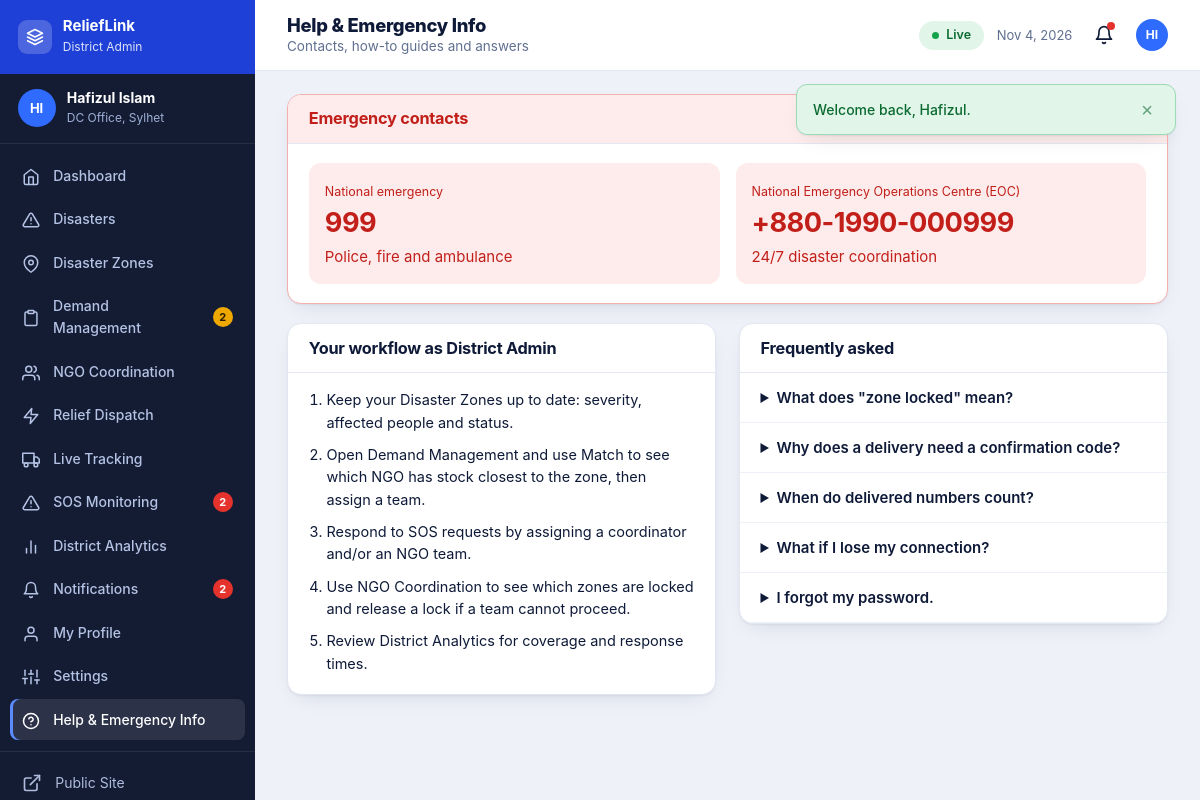
Screenshot of /dashboard/help.php (signed in) with the database file from the repository.
### tables this page shows
CREATE TABLE users (
  id INT AUTO_INCREMENT PRIMARY KEY, first_name VARCHAR(60) NOT NULL, last_name VARCHAR(60) NOT NULL,
  email VARCHAR(150) NOT NULL UNIQUE, phone VARCHAR(15) NOT NULL UNIQUE, password_hash VARCHAR(255) NOT NULL,
  role ENUM('super_admin','district_admin','ngo','coordinator','audit') NOT NULL,
  district_id INT NULL, zone_id INT NULL, organization VARCHAR(150) NULL,
  status ENUM('pending','active','suspended') NOT NULL DEFAULT 'pending',
  settings TEXT NULL, last_login DATETIME NULL, created_at DATETIME NOT NULL DEFAULT CURRENT_TIMESTAMP,
  FOREIGN KEY (district_id) REFERENCES districts(id) ON DELETE SET NULL, INDEX (role, status)
);

### includes/bootstrap.php (called while the page is built, shortened)
<?php
function base_path(): string {
    static $b = null;
    if ($b !== null) return $b;
    $root = str_replace('\\', '/', (string)realpath(__DIR__ . '/..'));
    $doc  = str_replace('\\', '/', (string)realpath($_SERVER['DOCUMENT_ROOT'] ?? ''));
    if ($doc !== '' && strpos($root, $doc) === 0) return $b = rtrim(substr($root, strlen($doc)), '/');
    $dir = str_replace('\\', '/', dirname($_SERVER['SCRIPT_NAME'] ?? ''));
    $dir = preg_replace('#/(dashboard|api)$#', '', $dir);
    return $b = rtrim($dir === '/' ? '' : $dir, '/');
}
function url(string $path = ''): string { return base_path() . '/' . ltrim($path, '/'); }
function e($v): string { return htmlspecialchars((string)$v, ENT_QUOTES | ENT_SUBSTITUTE, 'UTF-8'); }
function db(): PDO {
    static $pdo = null;
    if ($pdo) return $pdo;
    try {
        $pdo = new PDO('mysql:host=' . DB_HOST . ';dbname=' . DB_NAME . ';charset=utf8mb4', DB_USER, DB_PASS, [
            PDO::ATTR_ERRMODE => PDO::ERRMODE_EXCEPTION,
            PDO::ATTR_DEFAULT_FETCH_MODE => PDO::FETCH_ASSOC,
            PDO::ATTR_EMULATE_PREPARES => false,
        ]);
        $pdo->exec("SET time_zone = '+06:00'");
    } catch (PDOException $ex) {
        http_response_code(500);
        exit('<h1>Database connection failed</h1><p>Import <code>database/schema.sql</code> and check <code>config/config.php</code>.</p>');
    }
    return $pdo;
}
function q(string $sql, array $p = []): PDOStatement {
    $st = db()->prepare($sql);
    foreach (array_values($p) as $i => $v) {
        $st->bindValue($i + 1, $v, $v === null ? PDO::PARAM_NULL : (is_int($v) ? PDO::PARAM_INT : PDO::PARAM_STR));
    }
    $st->execute();
    return $st;
}
function row(string $sql, array $p = []): ?array { $r = q($sql, $p)->fetch(); return $r ?: null; }
function val(string $sql, array $p = []) { $r = q($sql, $p)->fetch(PDO::FETCH_NUM); return $r ? $r[0] : null; }
function csrf_token(): string {
    return $_SESSION['csrf'];
}
function user(): ?array {
    static $u = false;
    if ($u !== false) return $u;
    $u = null;
    if (!empty($_SESSION['uid'])) {
        $u = row('SELECT u.*, d.name AS district_name FROM users u LEFT JOIN districts d ON d.id=u.district_id WHERE u.id=?', [(int)$_SESSION['uid']]);
    }
    return $u;
}
function require_role(array $roles): array {
    $u = user();
    return $u;
}
function user_settings(?string $json): array {
    $d = ['alert_sos' => 1, 'alert_mission' => 1, 'alert_demand' => 1, 'alert_system' => 1, 'email' => 1, 'sms' => 1, 'offline' => 1, 'autosync' => 1, 'datasaver' => 0];
    $j = $json ? json_decode($json, true) : null;
    return is_array($j) ? array_merge($d, array_map('intval', $j)) : $d;
}

### dashboard/help.php (the view)
<?php
require __DIR__ . '/../includes/bootstrap.php';
require __DIR__ . '/../includes/layout.php';
$u = require_role(['super_admin', 'district_admin', 'ngo', 'coordinator', 'audit']);
$role = $u['role'];
$steps = [
 'super_admin' => ['Declare a disaster under Disaster Management and add its zones.', 'Approve new accounts and assign roles, districts and zones under User & Role Management.', 'Watch Demand Monitoring for critical demands that have no team yet and use Match to assign one.', 'Use Relief Monitoring and Live Tracking to follow every mission end to end.', 'Confirm donations once the transaction ID matches your records.'],
 'district_admin' => ['Keep your Disaster Zones up to date: severity, affected people and status.', 'Open Demand Management and use Match to see which NGO has stock closest to the zone, then assign a team.', 'Respond to SOS requests by assigning a coordinator and/or an NGO team.', 'Use NGO Coordination to see which zones are locked and release a lock if a team cannot proceed.', 'Review District Analytics for coverage and response times.'],
 'ngo' => ['Keep Inventory current. Matching uses your stock and warehouse district.', 'Open Available Demands, check the match and Accept Mission. This locks the zone for that item.', 'Use Dispatch Relief to assign a vehicle, driver and team, then add checkpoints under Live Tracking.', 'When goods arrive, get the 6-digit code from the Spot Coordinator.', 'Submit delivery evidence under Delivery Confirmation: code, quantity, 3+ photos and GPS.'],
 'coordinator' => ['Submit demands for your zone under Submit Demand. Use urgency honestly so critical needs are matched first.', 'Send an Emergency SOS alert for life-threatening situations (and call 999).', 'When relief arrives, give the NGO team your mission code, then confirm the families actually served.', 'No signal? Keep working. Records are saved on your phone and sync later under Offline & Sync.'],
 'audit' => ['Open Pending Verification. Critical missions come first.', 'Review the photos, GPS distance, timestamp and the coordinator confirmation.', 'Complete every required check before you verify. Reject with a clear reason if anything does not match.', 'Verified deliveries update mission totals, public figures and NGO stock.', 'Use Audit Report for summaries and CSV exports.'],
][$role];
$faq = [['What does "zone locked" mean?', 'When a team accepts a demand, the zone is locked for that item type to that team. No other team can accept the same item for that zone, which prevents duplicate deliveries. The lock is released when the mission completes or is cancelled.'],
 ['Why does a delivery need a confirmation code?', 'The Spot Coordinator on the ground gives the NGO team a mission-specific code only when the goods arrive. It proves a local person saw the delivery.'],
 ['When do delivered numbers count?', 'Only after the Audit Wing verifies the evidence. Until then the delivery shows as pending and public totals do not change.'],
 ['What if I lose my connection?', 'Coordinators can keep submitting demands, SOS alerts and confirmations. They are saved on the device and sent automatically when the connection returns. Photo evidence needs a connection.'],
 ['I forgot my password.', 'Use "Forgot password?" on the sign-in page, or change it from My Profile while signed in.']];
dash_head('Help & Emergency Info', 'help', 'Contacts, how-to guides and answers');
?>
<section class="panel" style="border-color:#F4B0AD"><header style="background:var(--red-l);color:var(--red-d)"><h2>Emergency contacts</h2></header><div class="emerg"><div><small>National emergency</small><b>999</b>Police, fire and ambulance</div><div><small>National Emergency Operations Centre (EOC)</small><b><?= e(EOC_PHONE) ?></b>24/7 disaster coordination</div></div></section>
<div class="cols c11"><section class="panel"><header><h2>Your workflow as <?= e(ROLES[$role][0]) ?></h2></header><ol style="margin:0;padding:1rem 1.3rem 1.2rem 2.4rem;display:grid;gap:.6rem;font-size:14.5px"><?php foreach ($steps as $s) echo '<li>' . e($s) . '</li>'; ?></ol></section>
<section class="panel faq"><header><h2>Frequently asked</h2></header><?php foreach ($faq as [$qq, $aa]) echo '<details><summary>' . e($qq) . '</summary><p>' . e($aa) . '</p></details>'; ?></section></div>
<?php dash_foot();

### includes/layout.php (shortened to what this page needs)
<?php
function head(string $title, string $bodyClass = ''): void {
    $u = user(); $st = $u ? user_settings($u['settings'] ?? null) : [];
    echo '<!doctype html><html lang="en"><head><meta charset="utf-8"><meta name="viewport" content="width=1280">'
       . '<title>' . e($title) . ' · ' . e(APP_NAME) . '</title>'
       . '<link rel="icon">'
       . '<link rel="stylesheet" href="' . e(url('assets/css/style.css')) . '"></head>'
       . '<body class="' . e($bodyClass) . ($st && !empty($st['datasaver']) ? ' data-saver' : '') . '" data-base="' . e(base_path()) . '" data-csrf="' . e(csrf_token()) . '"'
       . ($u ? ' data-offline="' . (int)$st['offline'] . '" data-autosync="' . (int)$st['autosync'] . '" data-datasaver="' . (int)$st['datasaver'] . '" data-uid="' . (int)$u['id'] . '"' : '') . '>';
    if (!empty($_SESSION['flash'])) {
        echo '<div class="flash-wrap" role="status">';
        foreach ($_SESSION['flash'] as [$t, $m]) echo '<div class="flash ' . e($t) . '"><span>' . e($m) . '</span><button type="button" aria-label="Dismiss" data-dismiss>×</button></div>';
        echo '</div>';
    }
}
function icon(string $n): string {
    return '<svg viewBox="0 0 24 24" aria-hidden="true">' . ($p[$n] ?? $p['grid']) . '</svg>';
}
function dash_nav(string $role): array {
    $common = [['notifications', 'Notifications', 'bell'], ['profile', 'My Profile', 'user'], ['settings', 'Settings', 'sliders'], ['help', 'Help & Emergency Info', 'help']];
    $own = match ($role) {
        'super_admin' => [['index', 'Dashboard', 'home'], ['disasters', 'Disaster Management', 'alert'], ['zones', 'Disaster Zones', 'pin'], ['districts', 'District Management', 'grid'], ['ngos', 'NGO / Volunteer Mgmt', 'users'], ['users', 'User & Role Management', 'user'],
            ['demands', 'Demand Monitoring', 'clipboard'], ['missions', 'Relief Monitoring', 'zap'], ['tracking', 'Live Tracking', 'truck'], ['deliveries', 'Deliveries', 'check'], ['sos', 'SOS Queue', 'alert'], ['inventory', 'Inventory', 'box'], ['donations', 'Donations', 'dollar'], ['audit', 'Audit log', 'shield']],
        'district_admin' => [['index', 'Dashboard', 'home'], ['disasters', 'Disasters', 'alert'], ['zones', 'Disaster Zones', 'pin'], ['demands', 'Demand Management', 'clipboard'], ['ngos', 'NGO Coordination', 'users'], ['missions', 'Relief Dispatch', 'zap'], ['tracking', 'Live Tracking', 'truck'], ['sos', 'SOS Monitoring', 'alert'], ['analytics', 'District Analytics', 'chart']],
        'ngo' => [['index', 'Dashboard', 'home'], ['inventory', 'Inventory Management', 'box'], ['available', 'Available Demands', 'clipboard'], ['missions', 'My Missions', 'zap'], ['dispatch', 'Dispatch Relief', 'alert'], ['tracking', 'Live Tracking', 'pin'], ['team', 'Team Management', 'users'], ['vehicles', 'Vehicle Management', 'truck'], ['confirm', 'Delivery Confirmation', 'check']],
        'coordinator' => [['index', 'Dashboard', 'home'], ['demand-new', 'Submit Demand', 'plus'], ['demands', 'Demand History', 'clipboard'], ['missions', 'Active Missions', 'zap'], ['sos', 'Emergency SOS', 'alert'], ['confirm', 'Delivery Confirmation', 'check'], ['sync', 'Offline & Sync', 'sync']],
        default => [['index', 'Audit Dashboard', 'home'], ['deliveries', 'Pending Verification', 'clipboard'], ['history', 'Audit History', 'clock'], ['report', 'Audit Report', 'file'], ['donations', 'Donations', 'dollar'], ['audit', 'Audit log', 'shield']],
    };
    return array_merge($own, $common);
}
function district_scope(array $u, string $col): array {
    return in_array($u['role'], ['district_admin', 'coordinator'], true) && $u['district_id'] ? [" AND $col = ?", [(int)$u['district_id']]] : ['', []];
}
function dash_counts(array $u): array {
    $c = []; $r = $u['role'];
    [$dsd, $dpd] = district_scope($u, 'district_id');
    if (in_array($r, ['super_admin', 'district_admin'], true)) $c['demands'] = [(int)val("SELECT COUNT(*) FROM demands WHERE status='pending'$dsd", $dpd), 'amber'];
    if (in_array($r, ['super_admin', 'district_admin'], true)) $c['sos'] = (int)val("SELECT COUNT(*) FROM sos_requests WHERE status='new'$dsd", $dpd);
    $c['notifications'] = (int)val('SELECT COUNT(*) FROM notifications WHERE user_id=? AND is_read=0', [(int)$u['id']]);
    return $c;
}
function dash_head(string $title, string $active, string $sub = ''): void {
    $u = user();
    head($title, 'dash-page role-' . ($u['role'] ?? ''));
    $counts = dash_counts($u);
    $ini = mb_substr($u['first_name'], 0, 1) . mb_substr($u['last_name'], 0, 1);
    echo '<div class="dash"><aside class="side"><div class="side-head"><span class="mark">' . icon('layers') . '</span><div><b>ReliefLink</b><small>' . e(ROLES[$u['role']][0]) . '</small></div></div>'
       . '<div class="who"><span class="av">' . e($ini) . '</span><div><b>' . e($u['first_name'] . ' ' . $u['last_name']) . '</b><small>' . e($u['organization'] ?: ($u['district_name'] ?: 'National')) . '</small></div></div><nav aria-label="Dashboard">';
    foreach (dash_nav($u['role']) as [$k, $label, $ic]) {
        $n = $counts[$k] ?? 0; $tone = 'red'; if (is_array($n)) { [$n, $tone] = $n; }
        echo '<a href="' . e(url('dashboard/' . ($k === 'index' ? '' : $k . '.php'))) . '"' . ($active === $k ? ' class="on" aria-current="page"' : '') . '><span class="ni">' . icon($ic) . '</span>' . e($label)
           . ($n ? '<em class="' . $tone . '">' . $n . '</em>' : '') . ($k === 'sync' ? '<em class="amber" data-sync-badge hidden></em>' : '') . '</a>';
    }
    echo '</nav><div class="side-foot"><a href="' . e(url('')) . '">' . icon('external') . 'Public Site</a><a href="' . e(url('logout.php')) . '">' . icon('logout') . 'Sign Out</a></div></aside>'
       . '<div class="main"><header class="top"><div><h1>' . e($title) . '</h1>' . ($sub ? '<p>' . e($sub) . '</p>' : '') . '</div>'
       . '<div class="top-r"><span class="net-pill" data-net><i></i><span>Live</span></span><span class="date-pill">' . date('M j, Y') . '</span><a class="bell" href="' . e(url('dashboard/notifications.php')) . '" title="Notifications" aria-label="Notifications">' . icon('bell') . (($counts['notifications'] ?? 0) ? '<em></em>' : '') . '</a><span class="av sm">' . e($ini) . '</span></div></header><main class="content">';
}
function dash_foot(): void {
    echo '</main></div></div><script src="' . e(url('assets/js/map.js')) . '"></script><script src="' . e(url('assets/js/charts.js')) . '"></script><script src="' . e(url('assets/js/main.js')) . '"></script></body></html>';
}

### rows the page displays
users: role "District Admin", ini "HI", first_name+last_name "Hafizul Islam", organization "DC Office, Sylhet", role "Keep your Disaster Zones up to date: severity, affected people and status.", role "Open Demand Management and use Match to see which NGO has stock closest to the zone, then assign a team.", role "Respond to SOS requests by assigning a coordinator and/or an NGO team.", role "Use NGO Coordination to see which zones are locked and release a lock if a team cannot proceed.", role "Review District Analytics for coverage and response times."

### other values shown
$m "Welcome back, Hafizul."
$label "Dashboard"
$label "Disasters"
$label "Disaster Zones"
$label "Demand Management"
$label "NGO Coordination"
$label "Relief Dispatch"
$label "Live Tracking"
$label "SOS Monitoring"
$label "District Analytics"
$label "Notifications"
$label "My Profile"
$label "Settings"
$label "Help & Emergency Info"
$title "Help & Emergency Info"
